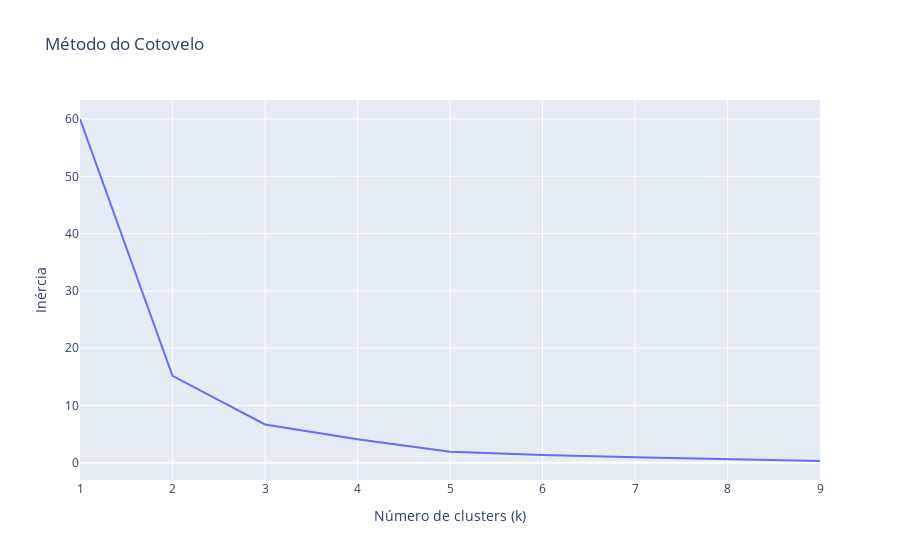

Here is the notebook cell this chart was saved with:
### Markdown cell above
Para escolher o número ideal do $k$ podemos utilizar o método do cotovelo. O método do cotovelo é uma técnica bem utilizada para determinar o número ideal de clusters em um dataset para o algoritmo K-means. O nome "método do cotovelo" vem da forma do gráfico que é gerado durante o processo, que muitas vezes se parece com um braço dobrado no cotovelo.

### Code cell
# Lista para armazenar as inércias
inertias = []

# Range de valores de k que queremos testar
k_values = range(1, 10)

# Executamos o K-means para cada valor de k e armazenamos a inércia
for k in k_values:
    kmeans = KMeans(n_clusters=k, random_state=42)
    kmeans.fit(df[['Horsepower', 'MPG', 'Weight']])
    inertias.append(kmeans.inertia_)

# Transformamos as inércias e os valores de k em um DataFrame
df_inertias = pd.DataFrame({'k': k_values, 'inertia': inertias})

# Criamos o gráfico usando Plotly Express
fig = px.line(df_inertias, x='k', y='inertia', title='Método do Cotovelo', 
              labels={'k': 'Número de clusters (k)', 'inertia': 'Inércia'})

fig.show()

### Figure 1 — Plotly figure (JSON) as saved in the notebook; plotly's stock layout.template omitted (floating-point values rounded to 4 significant figures)
{"data": [{"hovertemplate": "Número de clusters (k)=%{x}<br>Inércia=%{y}<extra></extra>", "legendgroup": "", "line": {"color": "#636efa", "dash": "solid"}, "mode": "lines", "name": "", "orientation": "v", "showlegend": false, "type": "scatter", "x": [1, 2, 3, 4, 5, 6, 7, 8, 9], "xaxis": "x", "y": [60, 15.19, 6.688, 4.133, 1.954, 1.36, 0.9701, 0.6345, 0.3185], "yaxis": "y"}], "layout": {"legend": {"tracegroupgap": 0}, "title": {"text": "Método do Cotovelo"}, "xaxis": {"anchor": "y", "domain": [0, 1], "title": {"text": "Número de clusters (k)"}}, "yaxis": {"anchor": "x", "domain": [0, 1], "title": {"text": "Inércia"}}}}
